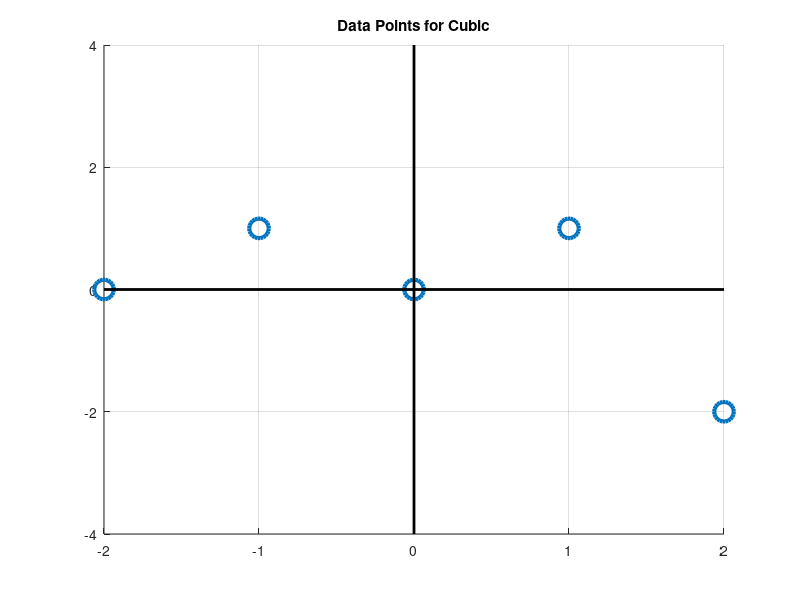
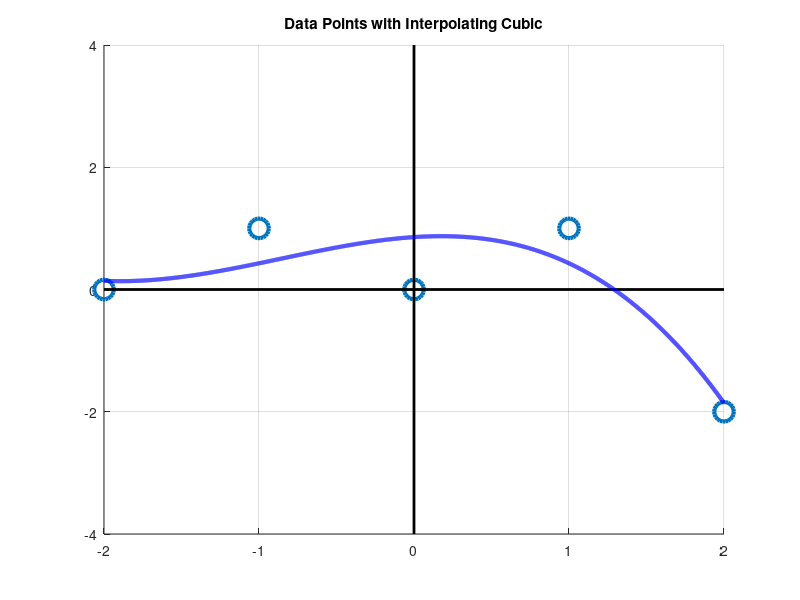
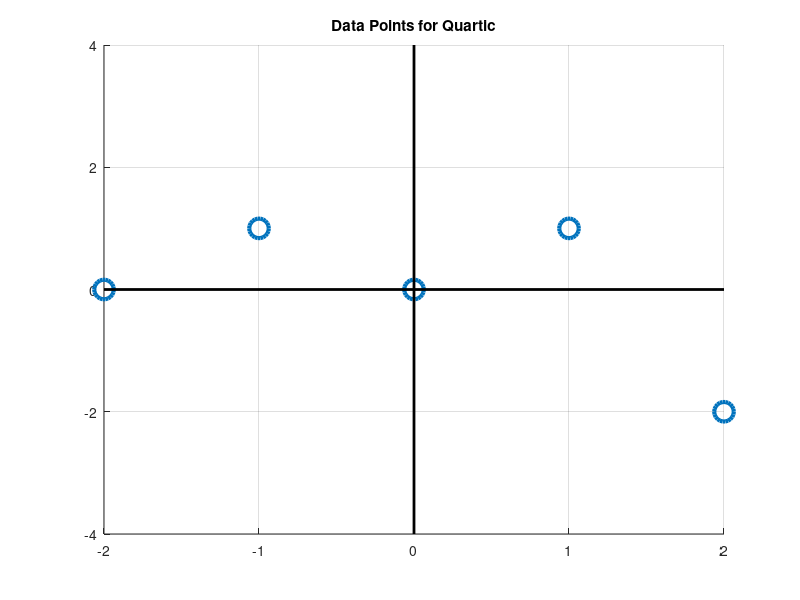
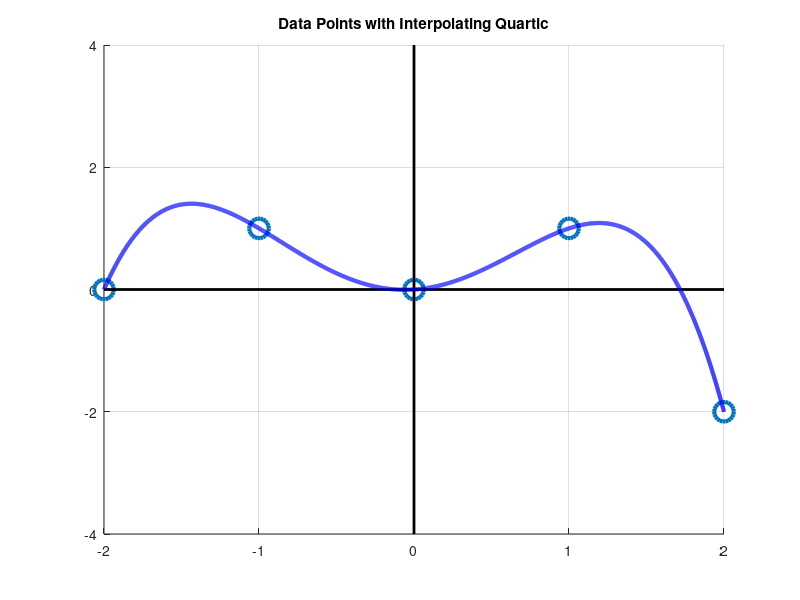

The MATLAB source for these figures, in order:
clear all;
close all;

%% Given five data points, find least squares cubic between data points.

% Coefficient matrix of curve fitting problem.

A = [-8 4 -2 1; -1 1 -1 1; 0 0 0 1; 1 1 1 1; 8 4 2 1];

% Vector of knowns of curve fitting problem.

b = [0;1;0;1;-2];

% Full QR factorization.

[Q,R] = qr(A);

% Reduced QR factorization.

Qtilde = Q(:,1:4); % Since A is a 5 x 4 matrix, only want first 4 columns of Q.
Rtilde = R(1:4,:); % Since A is a 5 x 4 matrix, only want first 4 rows of R.

% Least squares solution. 

x_ls_soln = Rtilde \ (transpose(Qtilde)*b); % Solves Rtilde*x_ls_slon = transpose(Qtilde)*b

% Plot the data.

X = transpose(-2:1:2);
Y = b;

figure(1); % Give the figure a name.
scatter(X,Y,200,'or','LineWidth',3); % Creates a scatter plot of X,Y with red circles. Red circles have size 200. Red circles have linewidth 3.
title('Data Points for Cubic'); % Give the graph a title.
grid on; % Have MATLAB automatically generate a grid for your scatter plot.
xlim([-2 2]); % Set limits of x axis to be -2 to 2.
ylim([-4 4]); % Set limits of y axis to be -4 to 4.
hold on; % Superimpose other plots on top of scatter plot.
plot([-2 2],[0 0],'k','LineWidth',2); % Plot a x axis in black with linewidth 2.
plot([0 0],[-4 4],'k','LineWidth',2); % Plot a y axis in black with linewidth 2.
t = -2:0.001:2;
p = polyval(x_ls_soln,t); % Evaluate least squares ploynomial for t inbetween -2 and 2.

figure(2);
scatter(X,Y,200,'or','LineWidth',3);
title('Data Points with Interpolating Cubic'); % Give the graph a title.
grid on;
xlim([-2 2]);
ylim([-4 4]);
hold on;
plot([-2 2],[0 0],'k','LineWidth',2);
plot([0 0],[-4 4],'k','LineWidth',2);
plot(t,p,'b','LineWidth',3); % Plot least squares polynomial in blue with linewidth 3.
%% Given same five data points, find least squares quartic between data points.

% Coefficient matrix of curve fitting problem.

A = [16 -8 4 -2 1;1 -1 1 -1 1;0 0 0 0 1;1 1 1 1 1;16 8 4 2 1];

% Vector of knowns of curve fitting problem.

b = [0;1;0;1;-2];

% QR factorization

[Q,R] = qr(A);

Qtilde = Q(:,1:5);
Rtilde = R(1:5,:);

% Least squares solution. 

x_ls_soln = Rtilde \ (transpose(Qtilde)*b);

% NOTE: Since A is now square and full rank, it is invertible. Thus, there
% exists a unique x such that Ax = b. The least squares solution should
% coincide with this unique solution.
% Plot the data.

X = transpose(-2:1:2);
Y = b;

figure(3); % Give the figure a name.
scatter(X,Y,200,'or','LineWidth',3); % Creates a scatter plot of X,Y with red circles. Red circles have size 200. Red circles have linewidth 3.
title('Data Points for Quartic'); % Give the graph a title.
grid on; % Have MATLAB automatically generate a grid for your scatter plot.
xlim([-2 2]); % Set limits of x axis to be -2 to 2.
ylim([-4 4]); % Set limits of y axis to be -4 to 4.
hold on; % Superimpose other plots on top of scatter plot.
plot([-2 2],[0 0],'k','LineWidth',2); % Plot a x axis in black with linewidth 2.
plot([0 0],[-4 4],'k','LineWidth',2); % Plot a y axis in black with linewidth 2.
t = -2:0.001:2;
p = polyval(x_ls_soln,t); % Evaluate least squares ploynomial for t inbetween -2 and 2.

figure(4);
scatter(X,Y,200,'or','LineWidth',3);
title('Data Points with Interpolating Quartic'); % Give the graph a title.
grid on;
xlim([-2 2]);
ylim([-4 4]);
hold on;
plot([-2 2],[0 0],'k','LineWidth',2);
plot([0 0],[-4 4],'k','LineWidth',2);
plot(t,p,'b','LineWidth',3); % Plot least squares polynomial in blue with linewidth 3.